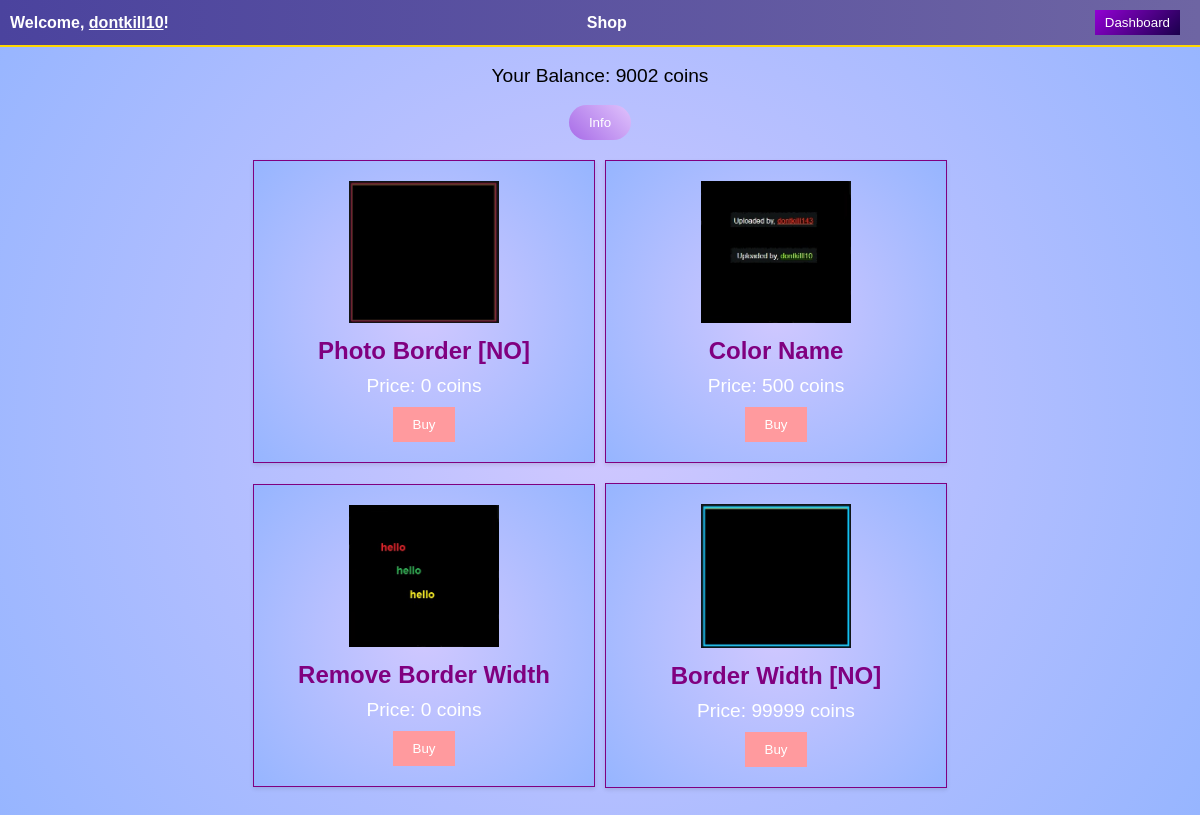
Before: /shop (signed in) with the older database file.
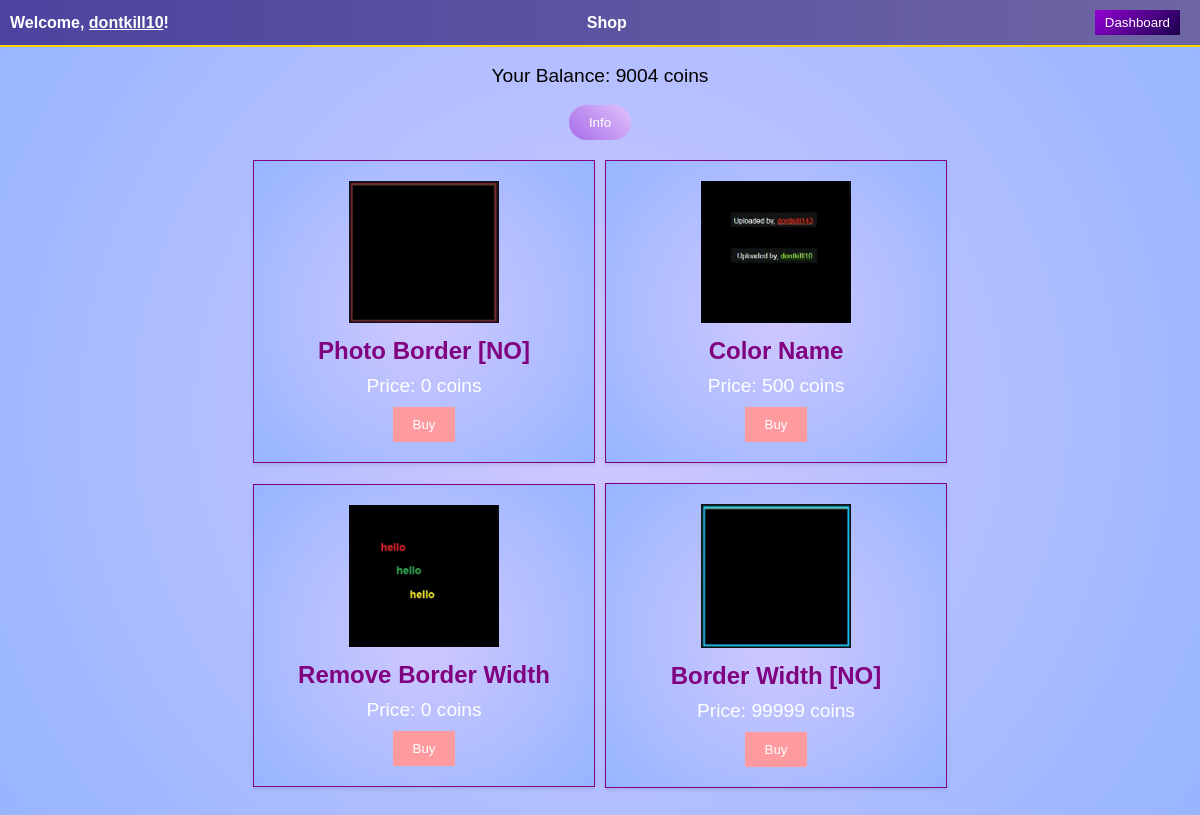
After: the same page with the newer database file.
### main.py (models this page shows, shortened)
class User(db.Model, UserMixin):
    id = db.Column(db.Integer, primary_key=True)
    username = db.Column(db.String(80), unique=True, nullable=False)
    password = db.Column(db.String(120), nullable=False)
    email = db.Column(db.String(120), unique=True, nullable=False)
    profile_photo = db.Column(db.String(255))  # Add this line
    profile_photos = db.Column(db.String(1000))  # Store a list of filenames
    likes = db.relationship("Like", backref="user", lazy=True)
    reputation = db.Column(db.Integer, default=0)
    last_given_reputation_timestamp = db.Column(db.DateTime, default=None)
    reputation_given_count = db.Column(db.Integer, default=0)
    coins = db.Column(db.Integer, default=10)  # Initialize coins to 10
    selected_border_color = db.Column(db.String(20))  # Store the selected border color
    selected_username_color = db.Column(
        db.String(7)
    )  # Store color as a hex string (e.g., "#RRGGBB")
    selected_username_comment = db.Column(db.String(7))  # Store color for comment
    uploaded_photo_count = db.Column(db.Integer, default=0)  # Initialize with 0
    trivia_score = db.Column(
        db.Integer, default=0
    )  # Add this line to store the trivia score
    has_purchased_border_width = db.Column(db.Boolean, default=False)
    selected_border_width = db.Column(
        db.Integer, default=1
    )  # Default border width is 1px
    last_seen = db.Column(db.DateTime, default=datetime.utcnow)
    reset_token = db.Column(db.String(100), nullable=True)
    followers = db.relationship(
        "User",
        secondary="followers",
        primaryjoin="User.id==followers.c.followee_id",
        secondaryjoin="User.id==followers.c.follower_id",
        backref="following",
    )
    friends = relationship(
        "User",
        secondary="friendship",
        primaryjoin=id == Friendship.user_id,
        secondaryjoin=id == Friendship.friend_id,
    )

### main.py (the view)
@app.route("/shop")
@login_required
def shop():
    user_balance = current_user.coins
    return render_template(
        "shop.html", shop_items=shop_items, user_balance=user_balance
    )

### main.py (called while the page is built)
@login_manager.user_loader
def load_user(user_id):
    return User.query.get(int(user_id))

@app.before_request
def update_last_seen():
    if current_user.is_authenticated:
        current_user.last_seen = datetime.now(timezone.utc)
        db.session.commit()

### templates/shop.html (shortened to what this page needs)
<!DOCTYPE html>
<html lang="en">
<head>
    <link rel="stylesheet" type="text/css" href="static/shop.css">
</head>
<body>
<div class="navbar">
    <span>Welcome, <span class="username" id="user-username"
                        data-selected-color="{{ current_user.selected_color }}"
                        onclick="window.location.href='{{ url_for('profile') }}'">{{ current_user.username }}</span>!
    </span>
    <h1 class="shop-title">Shop</h1>
    <button class="dashboard-button" onclick="window.location.href='{{ url_for('dashboard') }}'">Dashboard</button>
</div>
<br>
<p>Your Balance: <span id="user-balance-display">{{ user_balance }}</span> coins </p>
<br>
<button id="info-button" class="info-button">Info</button>
<div class="shop-items">
    <div class="shop-item-pair">
        {% for item in shop_items %}
        <div class="shop-item">
            <img src="{{ item.image_url }}" alt="{{ item.name }}" class="shop-item-image">
            <h3>{{ item.name }}</h3>
            <p>Price: {{ item.price }} coins</p>
            <button onclick="buyItem({{ item.id }}, {{ item.price }})">Buy</button>
        </div>
        {% if loop.index % 2 == 0 or loop.last %}
    </div>
    <div class="shop-item-pair">
        {% endif %}
        {% endfor %}
    </div>
</div>
</body>
</html>

### static/shop.css (style rules this page uses)
h1, h2, h3, p, ul, li { margin: 0; padding: 0; color: white; }
body { background: radial-gradient(circle, #d1c8ff, #96b5ff); margin: 0; padding: 0; font-family: Arial, sans-serif; }
.shop-item-pair { display: flex; justify-content: center; align-items: center; margin-bottom: 20px; margin-top: 20px; }
.shop-item { background: radial-gradient(circle, #d1c8ff, #96b5ff); border: 1px solid purple; box-shadow: 0 2px 4px rgba(0, 0, 0, 0.1); padding: 20px; text-align: center; max-width: 300px; flex: 1; margin: 0 5px; transition: transform 0.2s ease-in-out; }
.shop-item img { max-width: 50%; height: auto; margin-bottom: 10px; }
.shop-item h3 { font-size: 1.5rem; color: purple; }
.shop-item p { color: white; margin-top: 10px; }
.shop-item button { background-color: #ff9a9e; border: none; padding: 10px 20px; color: white; cursor: pointer; margin-top: 10px; transition: background-color 0.3s ease-in-out; }
.navbar { background: linear-gradient(90deg, #4b439e, #6e65a3); color: white; display: flex; justify-content: space-between; align-items: center; font-weight: bold; border-bottom: 2px solid gold; text-align: right; position: relative; }
.navbar .username { cursor: pointer; text-decoration: underline; }
.navbar .dashboard-button { background: linear-gradient(135deg, #9300d4, #1a004c); color: #fff; border: none; padding: 5px 10px; margin-right: 10px; cursor: pointer; transition: background-color 0.3s, box-shadow 0.3s; }
#user-balance, #user-balance-display, p { color: black; text-align: center; margin: 0; padding: 0; font-size: 1.2rem; }
.shop-title { text-align: center; padding-right: 50px; margin: 0; font-size: 1rem; }
.info-button { display: block; margin: 0 auto; background: linear-gradient(45deg, #a76be7 0%, #e0c3fc 100%); color: white; border: none; border-radius: 25px; padding: 10px 20px; cursor: pointer; transition: background 0.3s ease-in-out, transform 0.2s ease-in-out; }

### static/dashboard.css (style rules this page uses)
h1, h2, h3, p, ul, li { margin: 0; padding: 0; color: white; }
body { background: radial-gradient(circle, #d1c8ff, #96b5ff); }
.navbar { background: linear-gradient(90deg, #4b439e, #6e65a3); color: white; padding: 10px; display: flex; justify-content: space-between; align-items: center; font-weight: bold; border-bottom: 2px solid gold; text-align: right; position: relative; }
.navbar .username { cursor: pointer; text-decoration: underline; }

Changed rows visible on the page:
changed User "dontkill10": coins "9002" → "9004"
